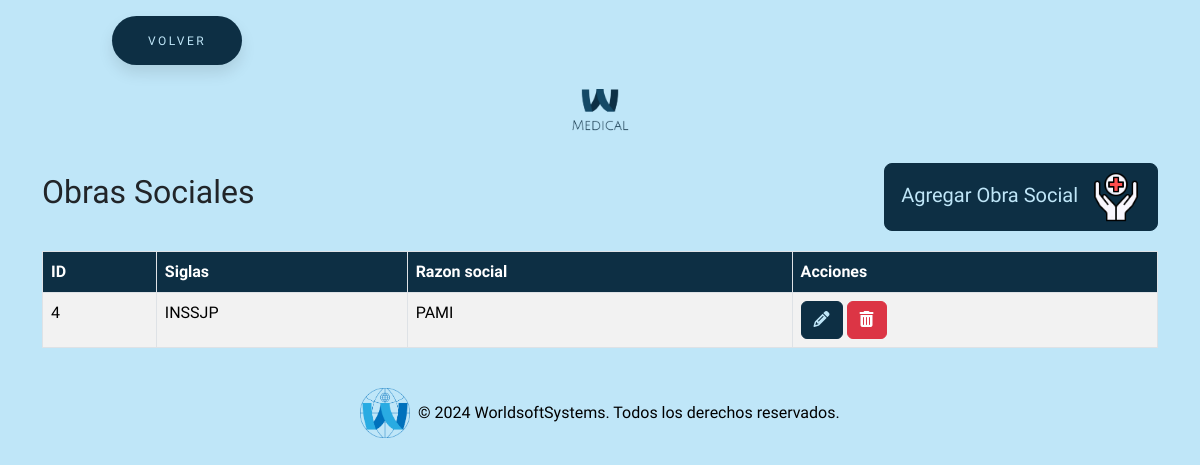
Before: /todosAjustes/obraSocial/obraSocial.php (signed in) with the older database file.
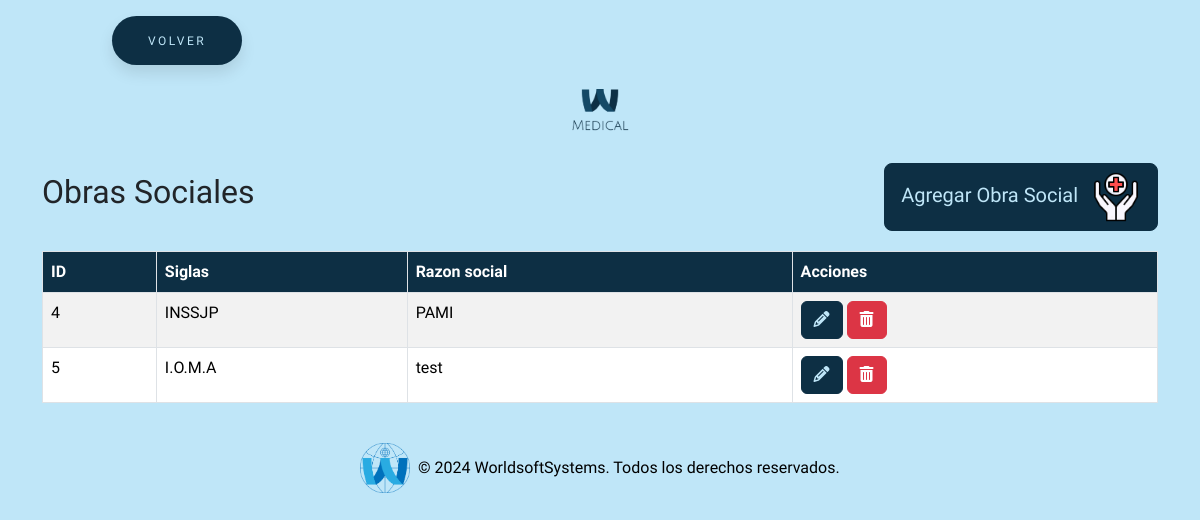
After: the same page with the newer database file.
### tables this page shows
CREATE TABLE `obra_social` (
  `id` int(11) NOT NULL,
  `siglas` varchar(255) NOT NULL,
  `razon_social` varchar(255) NOT NULL
);

### todosAjustes/obraSocial/obraSocial.php (the view, shortened to what this page needs)
<?php
require_once "../../conexion.php";
$sql = "SELECT * FROM obra_social";
$result = $conn->query($sql);
?>
<!DOCTYPE html>
<html lang="en">
<head>
    <link href="https://cdn.jsdelivr.net/npm/bootstrap@5.3.3/dist/css/bootstrap.min.css" rel="stylesheet"
>
    <link rel="stylesheet" href="https://cdnjs.cloudflare.com/ajax/libs/font-awesome/6.5.2/css/all.min.css"
 />
    <link rel="stylesheet" href="../../estilos/styleBotones.css">
    <link rel="stylesheet" href="../../estilos/styleGeneral.css">
</head>
<body>
    <button class="button" style="vertical-align:middle; margin-left:7rem"
        onclick="window.location.href = '../../seccionAjustes/ajustes.php';">
        <span>VOLVER</span>
    </button>
    <div class="text-center my-4">
        <img src="../../img/logo.png" alt="Logo MEDICAL" class="img-fluid" style="max-width: 120px;">
    </div>
    <div class="container">
        <div class="title-container">
            <h2>Obras Sociales</h2>
            <button type="button" class="btn btn-custom btn-lg" data-bs-toggle="modal"
                data-bs-target="#agregarObraSocialModal">
                Agregar Obra Social <img src="../../img/obraSocial.png" alt="Icono agregar obra social"
                    style="width: 50px; height: 50px; margin-left: 8px;">
            </button>
        </div>
        <table class="table table-striped table-bordered">
            <thead class="table-custom">
                <tr>
                    <th>ID</th>
                    <th>Siglas</th>
                    <th>Razon social</th>
                    <th>Acciones</th>
                </tr>
            </thead>
            <tbody>
                <?php if ($result->num_rows > 0): ?>
                    <?php while ($row = $result->fetch_assoc()): ?>
                        <tr>
                            <td><?= $row["id"] ?></td>
                            <td><?= $row["siglas"] ?></td>
                            <td><?= $row["razon_social"] ?></td>
                            <td>
                                <button class="btn btn-custom-editar" onclick='editarEspecialidad(<?= json_encode($row) ?>)'><i
                                        class="fas fa-pencil-alt"></i></button>
                                <a href="?eliminar=<?= $row['id'] ?>" class="btn btn-danger"
                                    onclick="return confirm('¿Estás seguro de que deseas eliminar esta especialidad?');"><i
                                        class="fas fa-trash-alt"></i></a>
                            </td>
                        </tr>
                    <?php endwhile; ?>
                <?php else: ?>
                    <tr>
                        <td colspan="4">No se encontraron resultados</td>
                    </tr>
                <?php endif; ?>
            </tbody>
        </table>
    </div>
    <footer class="bg-dark text-white text-center py-4 mt-auto">
        <div class="container">
            <div class="row justify-content-center">
                <div class="col-md-12 footer-logo-text">
                    <img src="../../img/logoWSS.png" alt="Logo" class="img-fluid" style="max-height: 50px;">
                    <p class="mb-0">&copy; 2024 WorldsoftSystems. Todos los derechos reservados.</p>
                </div>
            </div>
        </div>
    </footer>
</body>
</html>

Changed rows visible on the page:
added obra_social: id "5", siglas "I.O.M.A", razon_social "test"
